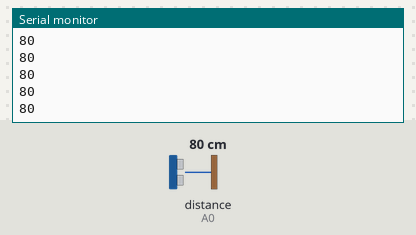
This sketch was run on a simulated Arduino Uno, built with avr-gcc and run on an emulated ATmega328P. On the bench: the last lines printed to the serial monitor. Inputs (shaded band) come from the test bench; at power-on: distance to the obstacle (sensor on A0) 80 cm.

Above: at 1.2 s.
1.3 s: distance to the obstacle (sensor on A0) set to 2 cm
At 2.3 s:
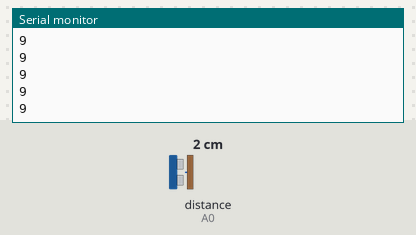
2.8 s: distance to the obstacle (sensor on A0) set to 18 cm
At 3.5 s:
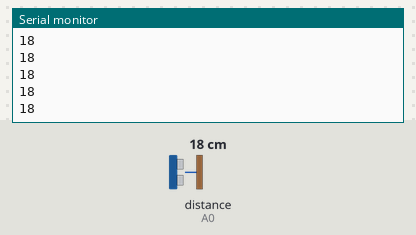
Timing chart, 0 to 5.8 s (numbered marks = the images above; inputs shaded):
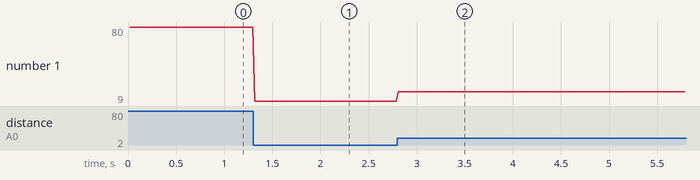

Measured:
- after the input at 1.3 s, the serial monitor: prints a new line at once (image 1)
- after the input at 2.8 s, the serial monitor: prints a new line at once (image 2)
- plotted number 1: 80 → 9 after the input at 1.3 s, 9 → 18 after the input at 2.8 s

The sketch:

sharp.ino
```cpp
/*
 * getDistance
 *
 * Example of using SharpIR library to calculate the distance beetween the sensor and an obstacle
 *
 * Created by Giuseppe Masino, 15 June 2016
 *
 * -----------------------------------------------------------------------------------
 *
 * Things that you need:
 * - Arduino
 * - A Sharp IR Sensor
 *
 *
 * The circuit:
 * - Arduino 5V -> Sensor's pin 1 (Vcc)
 * - Arduino GND -> Sensor's pin 2 (GND)
 * - Arduino pin A0 -> Sensor's pin 3 (Output)
 *
 *
 * See the Sharp sensor datasheet for the pin reference, the pin configuration is the same for all models.
 * There is the datasheet for the model GP2Y0A41SK0F:
 *
 * http://www.robotstore.it/open2b/var/product-files/78.pdf
 *
 */

//import the library in the sketch
#include <SharpIR.h>

//MODELS

//GP2YA41SK0F
//GP2Y0A21YK0F
//GP2Y0A02YK0F


//Create a new instance of the library
//Call the sensor "sensor"
//The model of the sensor is "GP2Y0A21YK0F"
//The sensor output pin is attached to the pin A0
SharpIR sensor( SharpIR::GP2Y0A21YK0F, A0 );

void setup()
{
  Serial.begin( 9600 ); //Enable the serial comunication
}

void loop()
{
  int distance = sensor.getDistance(); //Calculate the distance in centimeters and store the value in a variable

  Serial.println( distance ); //Print the value to the serial monitor
}
```
